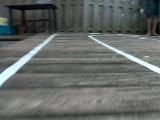
#> input picture OpenCVBasics/image/19612_cam-image_array_.jpg, 160 x 120 px
$ python edge_detection.py
#> lines starting #> are read from the running program, lines starting #| are printed output that depends on the picture; after the words box and inside, x2 and y2 are one past the last pixel; in counts of white or black regions, pixels touching at a corner belong together
import cv2
import numpy as np

image = cv2.imread('image/19612_cam-image_array_.jpg')
#> image is the input picture: shape (120, 160, 3); mean B, G, R 101.8, 103.8, 99.9
#image = cv2.imread('image/16002_cam-image_array_.jpg')
blur = cv2.GaussianBlur(image,(5,5),0)
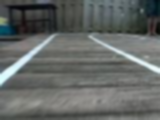
#> blur: shape (120, 160, 3); mean B, G, R 101.7, 103.7, 99.8
cv2.imshow('GC',blur)
cv2.waitKey(0)

edges = cv2.Canny(blur,225,250)
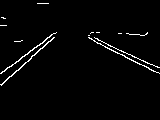
#> edges: shape (120, 160); 2.3% white in thin lines or dots, all inside (x1, y1, x2, y2) = (0, 3, 160, 86)

cv2.imshow('non-auto',edges)
cv2.waitKey(0)

def auto_canny(image,sigma=0.33):

#> called with sigma = 0.33
    med = np.median(image)
#> med = 104
    lower = int(max(0,(1-sigma)*med))
#> lower = 69
    upper = int(min(255,(1+sigma)*med))
#> upper = 138
    new_edges = cv2.Canny(image,lower,upper)
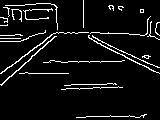
#> new_edges: shape (120, 160); 6.7% white in thin lines or dots

    return new_edges

cv2.imshow('Auto-Canny',auto_canny(blur))
cv2.waitKey(0)

$ run again, with OpenCVBasics/image/16002_cam-image_array_.jpg copied over OpenCVBasics/image/19612_cam-image_array_.jpg
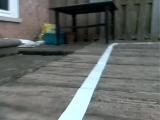
#> input picture OpenCVBasics/image/16002_cam-image_array_.jpg, 160 x 120 px
#> image is the input picture: shape (120, 160, 3); mean B, G, R 102.7, 105.3, 100.6
#> `edges = cv2.Canny(blur,225,250)`:
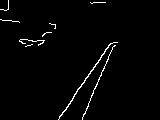
#> edges: shape (120, 160); 1.9% white in thin lines or dots, all inside (x1, y1, x2, y2) = (0, 0, 118, 120)
#> med = 109
#> lower = 73
#> upper = 144
#> in auto_canny, `new_edges = cv2.Canny(image,lower,upper)`:
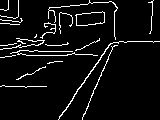
#> new_edges: shape (120, 160); 6.1% white in thin lines or dots
